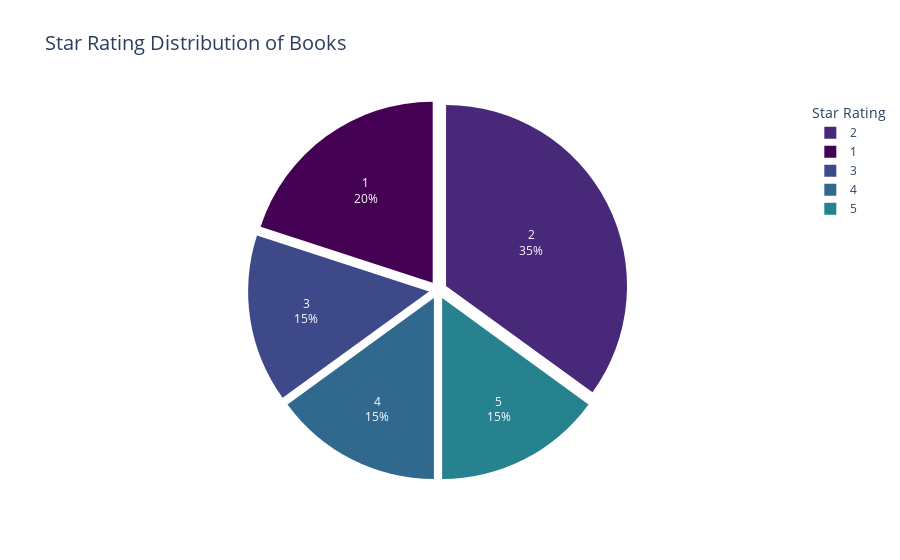

Source (notebook cell):
### Markdown cell above
## Figure 2: Pie Chart ##

### Code cell
# Count ratings

rating_counts = df['Rating'].value_counts().sort_index()

# Create pie chart

fig2 = px.pie(
    names=rating_counts.index.astype(str),
    values=rating_counts.values,
    title='Star Rating Distribution of Books',
    color=rating_counts.index,
    color_discrete_sequence=px.colors.sequential.Viridis)

# Customize appearance

fig2.update_traces(
    textinfo='percent+label',
    pull=[0.05]*len(rating_counts),
    hovertemplate='Rating: %{label}<br>Count: %{value}<br>Percent: %{percent}')

fig2.update_layout(
    title_font_size=20,
    legend_title_text='Star Rating',
    height=500)

fig2.show()

### Figure 1 — Plotly figure (JSON) as saved in the notebook; plotly's stock layout.template omitted (floating-point values rounded to 4 significant figures)
{"data": [{"customdata": [[1], [2], [3], [4], [5]], "domain": {"x": [0, 1], "y": [0, 1]}, "hovertemplate": "Rating: %{label}<br>Count: %{value}<br>Percent: %{percent}", "labels": ["1", "2", "3", "4", "5"], "legendgroup": "", "marker": {"colors": ["#440154", "#482878", "#3e4989", "#31688e", "#26828e"]}, "name": "", "pull": [0.05, 0.05, 0.05, 0.05, 0.05], "showlegend": true, "textinfo": "percent+label", "type": "pie", "values": [4, 7, 3, 3, 3]}], "layout": {"autosize": true, "legend": {"title": {"text": "Star Rating"}, "tracegroupgap": 0}, "piecolorway": ["#440154", "#482878", "#3e4989", "#31688e", "#26828e", "#1f9e89", "#35b779", "#6ece58", "#b5de2b", "#fde725"], "title": {"font": {"size": 20}, "text": "Star Rating Distribution of Books"}}}
